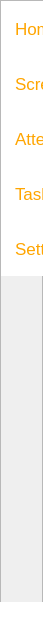
        <widget class="QFrame" name="left_side_menu">
         <property name="minimumSize">
          <size>
           <width>43</width>
           <height>0</height>
          </size>
         </property>
         <property name="maximumSize">
          <size>
           <width>0</width>
           <height>16777215</height>
          </size>
         </property>
         <property name="styleSheet">
          <string notr="true">QPushButton{
	padding: 14px ;
	border: none;
	border-radius: 0px;
	background-color: white;
	color: orange;
margin-top:0px 0px;
font-size :17px;
text-align:left;

}</string>
         </property>
         <property name="frameShape">
          <enum>QFrame::NoFrame</enum>
         </property>
         <property name="frameShadow">
          <enum>QFrame::Raised</enum>
         </property>
         <layout class="QVBoxLayout" name="verticalLayout_3">
          <property name="spacing">
           <number>0</number>
          </property>
          <property name="leftMargin">
           <number>0</number>
          </property>
          <property name="topMargin">
           <number>0</number>
          </property>
          <property name="rightMargin">
           <number>0</number>
          </property>
          <property name="bottomMargin">
           <number>0</number>
          </property>
          <item>
           <widget class="QFrame" name="left_menu_top_buttons">
            <property name="minimumSize">
             <size>
              <width>0</width>
              <height>623</height>
             </size>
            </property>
            <property name="maximumSize">
             <size>
              <width>43</width>
              <height>16777215</height>
             </size>
            </property>
            <property name="styleSheet">
             <string notr="true">QLabel{
color:orange;
font-size:14px;
}
</string>
            </property>
            <property name="frameShape">
             <enum>QFrame::StyledPanel</enum>
            </property>
            <property name="frameShadow">
             <enum>QFrame::Raised</enum>
            </property>
            <property name="lineWidth">
             <number>2</number>
            </property>
            <widget class="QPushButton" name="screen_share">
             <property name="geometry">
              <rect>
               <x>1</x>
               <y>56</y>
               <width>247</width>
               <height>55</height>
              </rect>
             </property>
             <property name="minimumSize">
              <size>
               <width>247</width>
               <height>55</height>
              </size>
             </property>
             <property name="maximumSize">
              <size>
               <width>247</width>
               <height>16777215</height>
              </size>
             </property>
             <property name="cursor">
              <cursorShape>PointingHandCursor</cursorShape>
             </property>
             <property name="styleSheet">
              <string notr="true"/>
             </property>
             <property name="text">
              <string>Screen Share</string>
             </property>
             <property name="icon">
              <iconset>
               <normaloff>screen.png</normaloff>screen.png</iconset>
             </property>
             <property name="iconSize">
              <size>
               <width>25</width>
               <height>25</height>
              </size>
             </property>
            </widget>
            <widget class="QPushButton" name="home_button">
             <property name="geometry">
              <rect>
               <x>1</x>
               <y>1</y>
               <width>247</width>
               <height>55</height>
              </rect>
             </property>
             <property name="minimumSize">
              <size>
               <width>247</width>
               <height>55</height>
              </size>
             </property>
             <property name="maximumSize">
              <size>
               <width>247</width>
               <height>16777215</height>
              </size>
             </property>
             <property name="cursor">
              <cursorShape>PointingHandCursor</cursorShape>
             </property>
             <property name="styleSheet">
              <string notr="true"/>
             </property>
             <property name="text">
              <string>Home</string>
             </property>
             <property name="icon">
              <iconset>
               <normaloff>home.png</normaloff>home.png</iconset>
             </property>
             <property name="iconSize">
              <size>
               <width>25</width>
               <height>25</height>
              </size>
             </property>
            </widget>
            <widget class="QPushButton" name="task_button">
             <property name="geometry">
              <rect>
               <x>1</x>
               <y>166</y>
               <width>247</width>
               <height>55</height>
              </rect>
             </property>
             <property name="minimumSize">
              <size>
               <width>247</width>
               <height>55</height>
              </size>
             </property>
             <property name="maximumSize">
              <size>
               <width>247</width>
               <height>16777215</height>
              </size>
             </property>
             <property name="cursor">
              <cursorShape>PointingHandCursor</cursorShape>
             </property>
             <property name="styleSheet">
              <string notr="true"/>
             </property>
             <property name="text">
              <string>Task</string>
             </property>
             <property name="icon">
              <iconset>
               <normaloff>task.png</normaloff>task.png</iconset>
             </property>
             <property name="iconSize">
              <size>
               <width>25</width>
               <height>25</height>
              </size>
             </property>
            </widget>
            <widget class="QPushButton" name="attendence_button">
             <property name="geometry">
              <rect>
               <x>1</x>
               <y>111</y>
               <width>247</width>
               <height>55</height>
              </rect>
             </property>
             <property name="minimumSize">
              <size>
               <width>247</width>
               <height>55</height>
              </size>
             </property>
             <property name="maximumSize">
              <size>
               <width>247</width>
               <height>16777215</height>
              </size>
             </property>
             <property name="cursor">
              <cursorShape>PointingHandCursor</cursorShape>
             </property>
             <property name="styleSheet">
              <string notr="true"/>
             </property>
             <property name="text">
              <string>Attendance</string>
             </property>
             <property name="icon">
              <iconset>
               <normaloff>attendence.png</normaloff>attendence.png</iconset>
             </property>
             <property name="iconSize">
              <size>
               <width>25</width>
               <height>25</height>
              </size>
             </property>
            </widget>
            <widget class="QPushButton" name="setting_button">
             <property name="geometry">
              <rect>
               <x>1</x>
               <y>221</y>
               <width>247</width>
               <height>55</height>
              </rect>
             </property>
             <property name="minimumSize">
              <size>
               <width>247</width>
               <height>55</height>
              </size>
             </property>
             <property name="maximumSize">
              <size>
               <width>247</width>
               <height>16777215</height>
              </size>
             </property>
             <property name="cursor">
              <cursorShape>PointingHandCursor</cursorShape>
             </property>
             <property name="styleSheet">
              <string notr="true"/>
             </property>
             <property name="text">
              <string>Setting</string>
             </property>
             <property name="icon">
              <iconset>
               <normaloff>setting.png</normaloff>setting.png</iconset>
             </property>
             <property name="iconSize">
              <size>
               <width>25</width>
               <height>25</height>
              </size>
             </property>
            </widget>
            <widget class="QPushButton" name="version_button">
             <property name="geometry">
              <rect>
               <x>0</x>
               <y>602</y>
               <width>247</width>
               <height>55</height>
              </rect>
             </property>
             <property name="minimumSize">
              <size>
               <width>247</width>
               <height>55</height>
              </size>
             </property>
             <property name="maximumSize">
              <size>
               <width>247</width>
               <height>16777215</height>
              </size>
             </property>
             <property name="cursor">
              <cursorShape>PointingHandCursor</cursorShape>
             </property>
             <property name="styleSheet">
              <string notr="true"/>
             </property>
             <property name="text">
              <string/>
             </property>
             <property name="iconSize">
              <size>
               <width>25</width>
               <height>25</height>
              </size>
             </property>
            </widget>
           </widget>
          </item>
         </layout>
        </widget>
